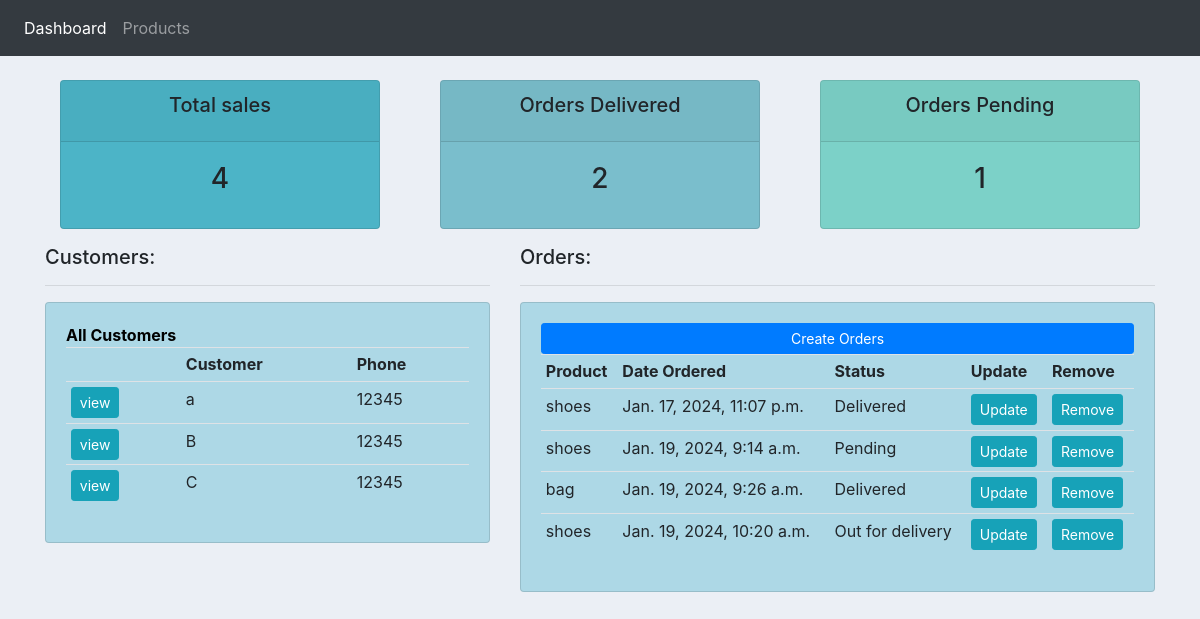
The page / on the database its author committed.
### Dapp/models.py (models this page shows, shortened)
class Customer(models.Model):
    name=models.CharField(max_length=50,null=True)
    phone=models.CharField(max_length=50,null=True)
    email=models.EmailField()
    date_created=models.DateTimeField(auto_now_add=True,null=True)

class Orders(models.Model):
    Status=(
        ("Pending","Pending"),
        ("Out for delivery","Out for delivery"),
        ("Delivered","Delivered"),
        )
    customer=models.ForeignKey(Customer,null=True,on_delete=models.SET_NULL,related_name='orders')
    product=models.ForeignKey(Product,null=True,on_delete=models.SET_NULL)
    date_created=models.DateTimeField(auto_now_add=True,null=True)
    status=models.CharField(max_length=50,null=True,choices=Status)

class Product(models.Model):
    Category=(
        ("Indoor","Indoor"),
        ("Out door","Out door"),
        )
    name=models.CharField(max_length=50,null=True)
    price=models.FloatField()
    category=models.CharField(max_length=50,null=True,choices=Category)
    description=models.CharField(max_length=200,null=True,blank=True)
    date_created=models.DateTimeField(auto_now_add=True,null=True)
    tags=models.ManyToManyField(Tags)
    def __str__(self):
        return self.name

### Dapp/views.py (the view)
# urls.py: path('', views.dashboard, name='Home'),
def dashboard(request):
    customer=Customer.objects.all()
    orders=Orders.objects.all()
    total=orders.count()
    delivered=orders.filter(status='Delivered').count()
    pending=orders.filter(status='Pending').count()
    context={
        "customer":customer,
        "orders":orders,
        "total":total,
        "delivered":delivered,
        "pending":pending,
    }
    return render(request,"Dapp/dashboard.html",context)

### templates/Dapp/dashboard.html
{% extends "Dapp/base.html" %}
{% block content %}
{% include "Dapp/status.html" %}
<div class="row">
    <div class="col-md-5">
        <h5>Customers:</h5>
        <hr>
        <div class="card card-body" style="background-color: #ADD8E6; color: #ffffff;">
            <a style="color: black; font-weight: bold;">All Customers</a>
            <table class="table table-sm">
                <tr>
                    <th></th>
                    <th>Customer</th>
                    <th>Phone</th>
                </tr>
                {%for i in customer%}
                <tr>
                    <td><a class="btn btn-sm btn-info" href="{% url 'Customers' i.id %}">view</a></td>
                    <td>{{i.name}}</td>
                    <td>{{i.phone}}</td>
                </tr>
                {% endfor %}
            </table>
        </div>
    </div>
    <div class="col-md-7">
        <h5>Orders:</h5>
        <hr>
        <div class="card card-body" style="background-color: #ADD8E6; color: #ffffff;">
            <a class="btn btn-primary btn-sm btn-block" href="{% url 'Create_order'%}">Create Orders</a>
            <table class="table table-sm">
                <tr>
                    <th>Product</th>
                    <th>Date Ordered</th>
                    <th>Status</th>
                    <th>Update</th>
                    <th>Remove</th>
                </tr>
                {%for i in orders %}
                <tr>
                    <td>{{i.product}}</td>
                    <td>{{i.date_created}}</td>
                    <td>{{i.status}}</td>
                    <td><a class="btn btn-sm btn-info" href="{% url 'Update_order' i.id %}" >Update</a></td>
                    <td><a class="btn btn-sm btn-info" href="{% url 'Delete_order' i.id %}" >Remove</a></td>
                </tr>
                {% endfor %}
            </table>
        </div>
    </div>
</div>
{% endblock  %}

### templates/Dapp/base.html (shortened to what this page needs)
<!DOCTYPE html>
<html lang="en">
{% load static %}
<head>
    <link rel="stylesheet" href="https://cdn.jsdelivr.net/npm/bootstrap@4.6.2/dist/css/bootstrap.min.css">
    <link rel="stylesheet" type="text/css" href="{% static 'css/main.css'%}">
</head>
    <body>
        {%include "Dapp/navbar.html"%}
        <div class="container fluid">
            {% block content %}
            {% endblock %}
        </div>
    </body>
</html>

### templates/Dapp/navbar.html (shortened to what this page needs)
{% load static %}
<nav class="navbar navbar-expand-lg navbar-dark bg-dark">
    <div class="collapse navbar-collapse" id="navbarNav">
      <ul class="navbar-nav">
        <li class="nav-item active">
          <a class="nav-link" href="{%url 'Home'%}">Dashboard <span class="sr-only">(current)</span></a>
        </li>
        <li class="nav-item">
          <a class="nav-link" href="{%url 'Product'%}">Products</a>
        </li>
      </ul>
    </div>
  </nav>

### templates/Dapp/status.html
<br>
<div class="row">
    <div class="col">
        <div class="col-md">
             <div class="card text-center text-black  mb-1" id="total-orders">
                <div class="card-header">
                     <h5 class="card-title">Total sales</h5>
                </div>
                <div class="card-body">
                        <h3 class="card-title">{{total}}</h3>
                </div>
            </div>
        </div>
    </div>
    <div class="col">
        <div class="col-md">
            <div class="card text-center text-black mb-3" id="orders-delivered">
                <div class="card-header">
                    <h5 class="card-title">Orders Delivered</h5>
                </div>
                <div class="card-body">
                    <h3 class="card-title">{{delivered}}</h3>
                </div>
            </div>
        </div>
    </div>
    <div class="col">
        <div class="col-md">
            <div class="card text-center text-black mb-3" id="orders-pending">
                <div class="card-header">
                    <h5 class="card-title">Orders Pending</h5>
                </div>
                <div class="card-body">
                    <h3 class="card-title">{{pending}}</h3>
                </div>
            </div>
        </div>
    </div>
</div>

### Dapp/static/css/main.css (style rules this page uses)
body { background-color: #ebeff5; }
#total-orders { background-color: #4cb4c7; }
#orders-delivered { background-color: #7abecc; }
#orders-pending { background-color: #7CD1C8; }

### rows shown on the page
Customer: name "a", phone "12345"
Customer: name "B", phone "12345"
Customer: name "C", phone "12345"
Orders: product "shoes", date_created "Jan. 17, 2024, 11:07 p.m.", status "Delivered"
Orders: product "shoes", date_created "Jan. 19, 2024, 9:14 a.m.", status "Pending"
Orders: product "bag", date_created "Jan. 19, 2024, 9:26 a.m.", status "Delivered"
Orders: product "shoes", date_created "Jan. 19, 2024, 10:20 a.m.", status "Out for delivery"

### other values the page prints
{{ total }} "4"
{{ delivered }} "2"
{{ pending }} "1"
